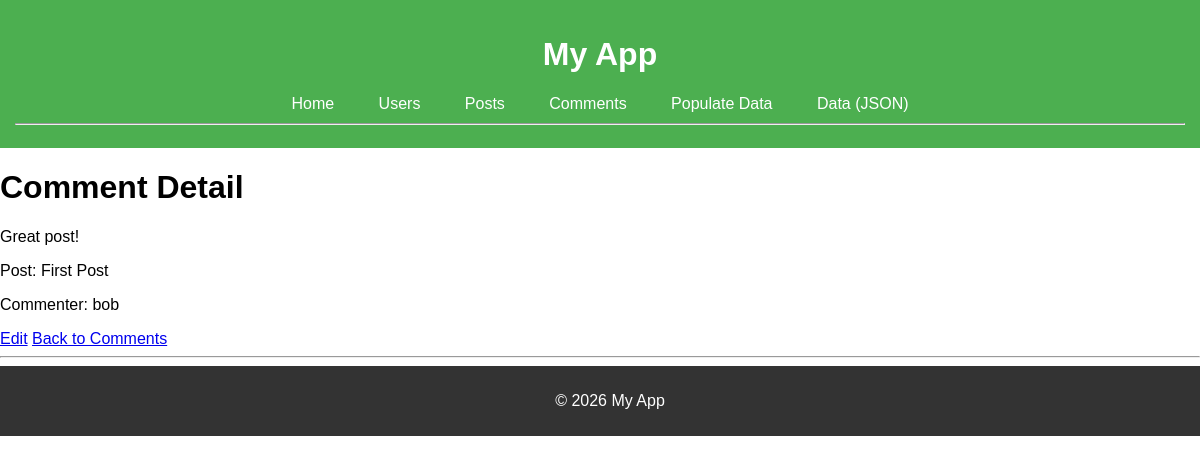
The app's page /comments/1 with its own data.
### models.py (models this page shows, shortened)
class Comment(db.Model):
    id = db.Column(db.Integer, primary_key=True)
    content = db.Column(db.Text, nullable=False)
    date_posted = db.Column(db.DateTime, nullable=False, default=datetime.utcnow)
    post_id = db.Column(db.Integer, db.ForeignKey('post.id'), nullable=False)
    user_id = db.Column(db.Integer, db.ForeignKey('user.id'), nullable=False)

class Post(db.Model):
    id = db.Column(db.Integer, primary_key=True)
    title = db.Column(db.String(100), nullable=False)
    date_posted = db.Column(db.DateTime, nullable=False, default=datetime.utcnow)
    content = db.Column(db.Text, nullable=False)
    user_id = db.Column(db.Integer, db.ForeignKey('user.id'), nullable=False)
    comments = db.relationship('Comment', backref='post', lazy=True)

class User(db.Model):
    id = db.Column(db.Integer, primary_key=True)
    username = db.Column(db.String(20), unique=True, nullable=False)
    email = db.Column(db.String(120), unique=True, nullable=False)
    posts = db.relationship('Post', backref='author', lazy=True)
    comments = db.relationship('Comment', backref='commenter', lazy=True)

### main.py (the view)
@app.route('/comments/<int:id>')
def comments_show(id):
    comment = Comment.query.get_or_404(id)
    return render_template('pages/comments/show.html', comment=comment)

### templates/pages/comments/show.html
{% extends 'layouts/base.html' %}
{% block content %}
<h1>Comment Detail</h1>
<p>{{ comment.content }}</p>
<p>Post: {{ comment.post.title }}</p>
<p>Commenter: {{ comment.commenter.username }}</p>
<a href="{{ url_for('comments_edit', id=comment.id) }}">Edit</a>
<a href="{{ url_for('comments_index') }}">Back to Comments</a>
{% endblock %}

### static/css/styles.css (style rules this page uses)
body { margin: 0; font-family: Arial, sans-serif; }

### records on screen
Comment: content "Great post!"
Post: post "First Post"
User: commenter.username "bob"
